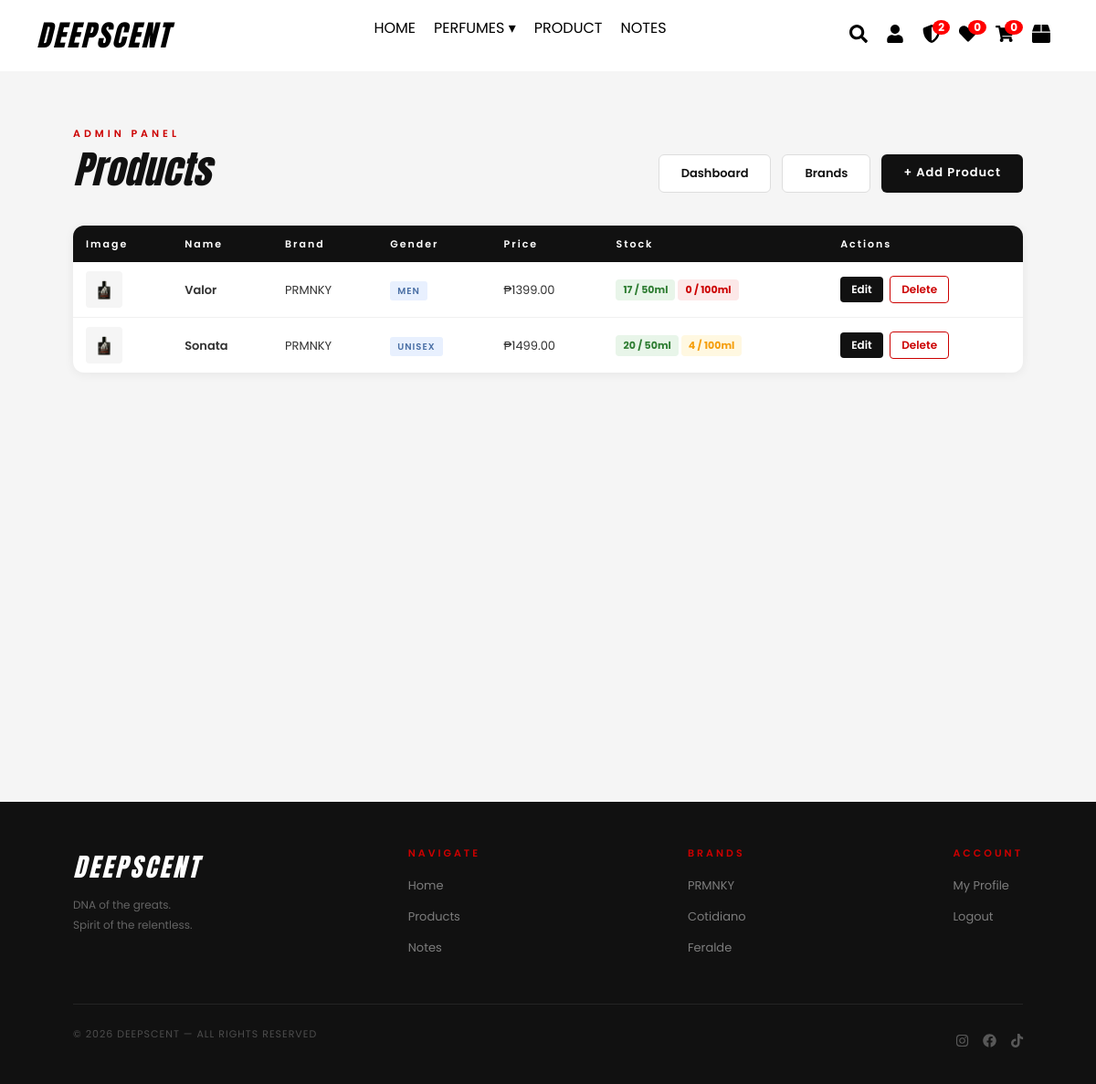
Page /admin/products (signed in) on the earlier database version.
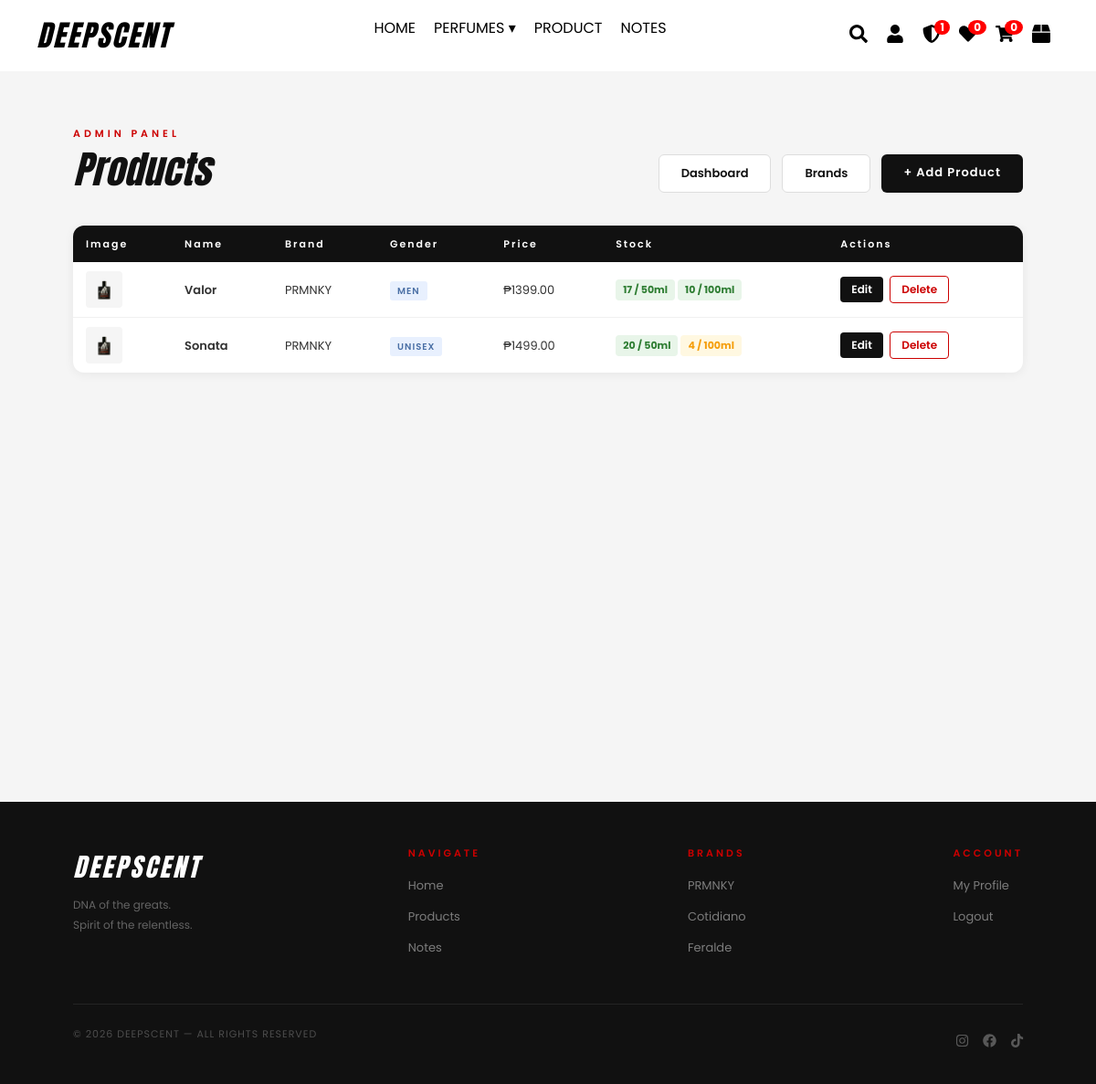
Same page on the later database version.
### website/models.py (models this page shows)
class Product(db.Model):
    id = db.Column(db.Integer, primary_key=True)
    name = db.Column(db.String(100), nullable=False)
    description = db.Column(db.Text, nullable=False)
    price = db.Column(db.Float, nullable=False)
    stock_50ml = db.Column(db.Integer, default=0)
    stock_100ml = db.Column(db.Integer, default=0)
    price_100ml = db.Column(db.Float, nullable=True)
    discount = db.Column(db.Integer, default=0)  # percentage e.g. 10 = 10%
    image = db.Column(db.String(100), nullable=False)
    brand = db.Column(db.String(50), nullable=False)
    gender = db.Column(db.String(20), default='UNISEX')

### website/admin.py (the view)
@admin.route("/products")
@login_required
def admin_products():
    if not current_user.is_admin:
        abort(403)  # block non-admins
    products = Product.query.all()
    return render_template("admin_products.html", products=products)

### website/templates/admin_products.html (shortened to what this page needs)
{% extends "base.html" %}
{% block content %}
<section class="admin-page">
    <div class="admin-header">
        <div>
            <p class="section-label">ADMIN PANEL</p>
            <h1 class="admin-title">Products</h1>
        </div>
        <div style="display:flex;gap:12px;">
            <a href="{{ url_for('admin.dashboard') }}" class="admin-btn-secondary">Dashboard</a>
            <a href="{{ url_for('admin.admin_brands') }}" class="admin-btn-secondary">Brands</a>
            <a href="{{ url_for('admin.add_product') }}" class="admin-btn-add">+ Add Product</a>
        </div>
    </div>
    <div class="admin-table-wrap">
        <table class="admin-table">
            <thead>
                <tr>
                    <th>Image</th>
                    <th>Name</th>
                    <th>Brand</th>
                    <th>Gender</th>
                    <th>Price</th>
                    <th>Stock</th>
                    <th>Actions</th>
                </tr>
            </thead>
            <tbody>
                {% for product in products %}
                <tr>
                    <td><img src="{{ url_for('static', filename='uploads/' ~ product.image) }}" alt="{{ product.name }}" class="admin-thumb"></td>
                    <td class="product-name-cell">{{ product.name }}</td>
                    <td>{{ product.brand }}</td>
                    <td><span class="tag tag-gender">{{ product.gender or 'UNISEX' }}</span></td>
                    <td>₱{{ "%.2f"|format(product.price) }}</td>
                    <td>
                        <span class="stock-badge {% if (product.stock_50ml or 0) == 0 %}stock-out{% elif (product.stock_50ml or 0) < 5 %}stock-low{% else %}stock-ok{% endif %}">{{ product.stock_50ml or 0 }} / 50ml</span>{% if product.price_100ml %}<span class="stock-badge {% if (product.stock_100ml or 0) == 0 %}stock-out{% elif (product.stock_100ml or 0) < 5 %}stock-low{% else %}stock-ok{% endif %}">{{ product.stock_100ml or 0 }} / 100ml</span>{% endif %}
                    </td>
                    <td>
                        <a href="{{ url_for('admin.edit_product', id=product.id) }}" class="btn-edit">Edit</a>
                        <a href="#" class="btn-delete" onclick="showDeleteModal(this.dataset.name, this.dataset.url)" data-name="{{ product.name }}" data-url="{{ url_for('admin.delete_product', id=product.id) }}">Delete</a>
                    </td>
                </tr>
                {% else %}
                <tr><td colspan="7" class="empty-row">No products yet. Add one!</td></tr>
                {% endfor %}
            </tbody>
        </table>
    </div>
</section>
{% endblock %}

### website/templates/base.html (shortened to what the changed rows need)
<!DOCTYPE html>
<html lang="en">
<head>
    <link rel="stylesheet" href="{{ url_for('static', filename='css/all.min.css') }}">
    <link rel="stylesheet" href="{{ url_for('static', filename='css/bootstrap.min.css') }}">
    <link rel="stylesheet" href="{{ url_for('static', filename='css/all.min.css') }}">
    <link rel="stylesheet" href="{{ url_for('static', filename='css/style.css') }}">
    <link rel="stylesheet" href="https://unpkg.com/leaflet@1.9.4/dist/leaflet.css">
</head>
<body>
    <nav class="navbar">
        <div class="icons">
            {% if current_user.is_authenticated %}
                {% if current_user.is_admin %}
                <a href="{{ url_for('admin.dashboard') }}" title="Admin" style="position:relative;">
                    <i class="fas fa-shield-alt"></i>
                    {% if g.low_stock_count > 0 %}
                    <span class="badge">{{ g.low_stock_count }}</span>
                    {% endif %}
                </a>
                {% endif %}
            {% else %}
                <a href="{{ url_for('auth.login') }}"><i class="fa fa-user"></i></a>
            {% endif %}
        </div>
    </nav>
    <main>
        {% block content %}{% endblock %}
    </main>
</body>
</html>

Differences in the rows shown:
changed Product "Valor": stock_100ml "0" → "10"
Other differences:
{{ g.low_stock_count }}: "2" → "1"
